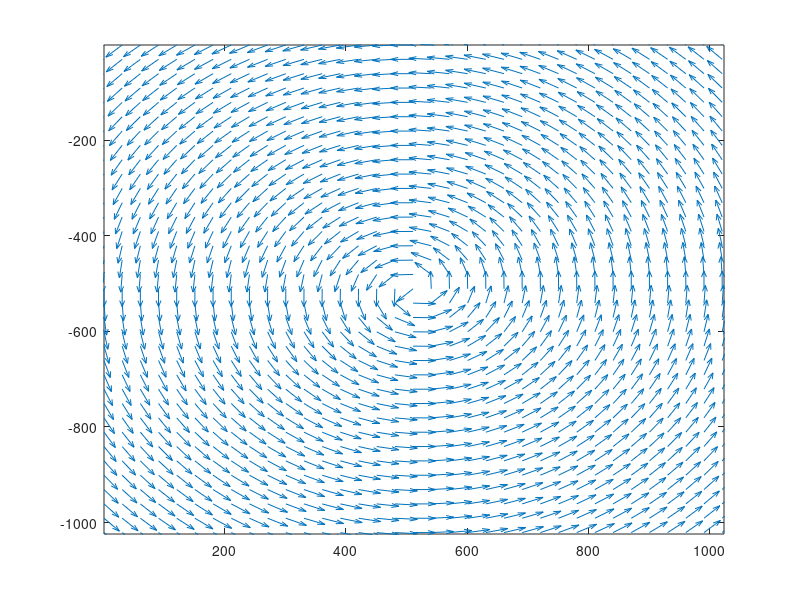
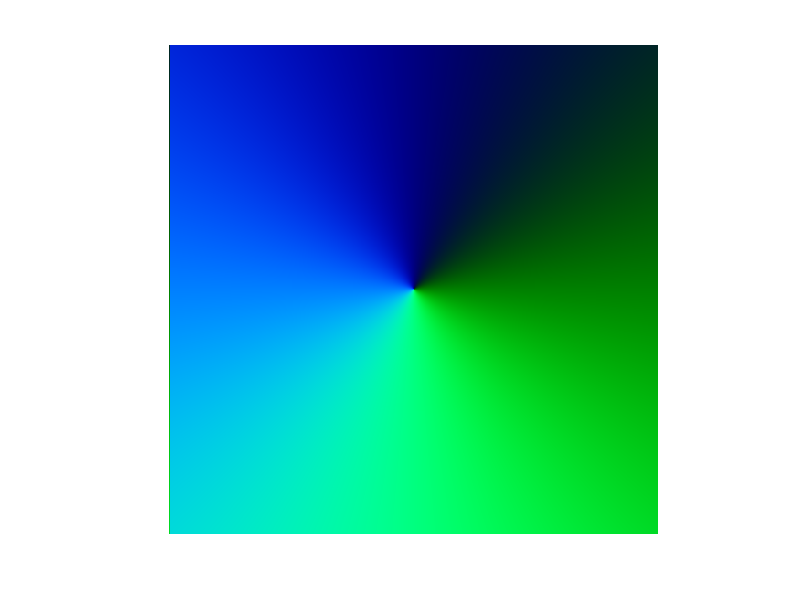

The MATLAB script that drew these images, in order:
%creates a gradient map with the gradients forming a circle around a center
%point
% R: not used
% G: x gradient (0.5 intensity corresponds to 0 gradient)
% B: y gradient

%square size in pixels
size = 1024;

%position of circle center
center = [512 512];

r = zeros(size);
[coords1, coords2] = meshgrid(1:size, 1:size);
x_grad = (center(2) - coords2) * -1;
y_grad = center(1) - coords1; 
%normalize all gradient vectors to same length
magn = sqrt(x_grad .^ 2 + y_grad .^2);
x_grad = x_grad ./ magn;
y_grad = y_grad ./ magn;

%gradient visualization with arrows
gradient_pos_x = 1:30:size;
gradient_pos_x = repmat(gradient_pos_x, length(gradient_pos_x), 1);
gradient_pos_y = gradient_pos_x' * -1;
selected_gradients_x = x_grad(1:30:end, 1:30:end);
selected_gradients_y = y_grad(1:30:end, 1:30:end) * -1;
figure()
quiver(gradient_pos_x, gradient_pos_y, selected_gradients_x, selected_gradients_y);
xlim([1 size]);
ylim([-size -1]);

%normalization for encoding in RGB
total_min = min(min(x_grad(:)), min(y_grad(:)));
total_max = max(max(x_grad(:)), max(y_grad(:)));
x_grad = x_grad / (total_max - total_min)  + 0.5;
y_grad = y_grad / (total_max - total_min)  + 0.5;
figure()
img = zeros(size, size, 3);
img(:, :, 1) = r;
img(:, :, 2) = x_grad;
img(:, :, 3) = y_grad;
imshow(img);
%uncomment this to save the created image
%imwrite(img, 'circle.png');